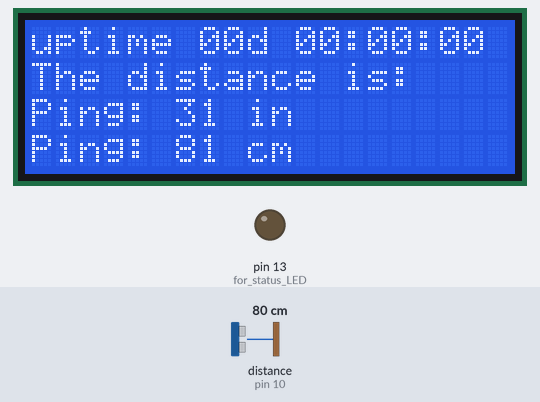
Simulated run of this sketch. Board: Arduino Uno, built with avr-gcc and run on an emulated ATmega328P. On the bench: 20×4 character LCD, output pins drawn as LEDs (lit = HIGH). The inputs (shaded band) are chosen by the test bench; at power-on: distance to the obstacle (sensor on pin 10) 80 cm. The echo pulse lasts 58.3 µs per cm; what the sketch prints to the serial monitor is not drawn.

Above: at 1.2 s.
1.3 s: distance to the obstacle (sensor on pin 10) set to 2 cm
At 2.7 s:
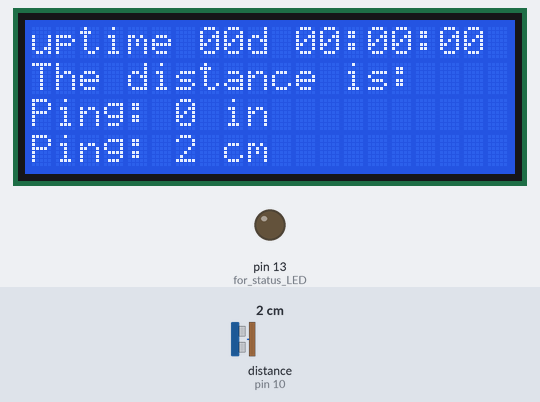
3.0 s: distance to the obstacle (sensor on pin 10) set to 4 cm
At 4.4 s:
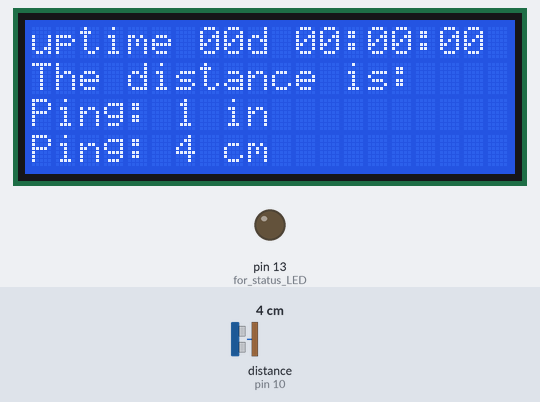
4.7 s: distance to the obstacle (sensor on pin 10) set to 9 cm
At 5.6 s:
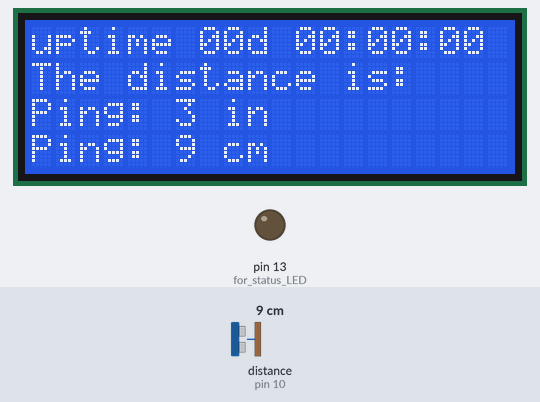
Timing chart, 0 to 7.7 s (numbered marks = the images above; inputs shaded):
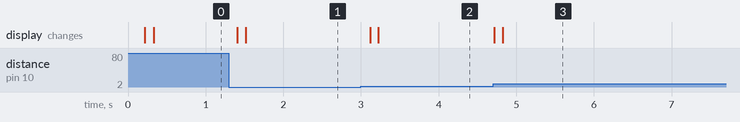

The sketch:

ultrasonic_lcd2004.ino
```cpp
#include <Wire.h>
#include <hd44780.h>
#include <hd44780ioClass/hd44780_I2Cexp.h> // include i/o class header
#include <NewPing.h>

#define  TRIGGER_PIN  11
#define  ECHO_PIN     10
#define MAX_DISTANCE 350 // Maximum distance we want to ping for (in centimeters).
                         // Maximum sensor distance is rated at 400-500cm.

NewPing sonar(TRIGGER_PIN, ECHO_PIN, MAX_DISTANCE);

int DistanceIn;
int DistanceCm;

hd44780_I2Cexp lcd; // declare lcd object: auto locate & config display for hd44780 chip

void setup()
{
  Serial.begin(57600);  // start serial to PC
  Serial.println("Ultrasonic Distance Measurement");
  pinMode(13, OUTPUT); // for status LED
  // initialize LCD with number of columns and rows:
  lcd.begin(20, 4);

  // Print a message to the LCD
  lcd.setCursor(0,0);
  lcd.print("uptime 00d 00:00:00");
  lcd.setCursor(0,1);
  lcd.print("The distance is:");
}

void loop()
{
   delay(100);   // Wartet 100 Milisekunden zwischen den Pings (ca. 10 Pings pro Sekunde). 29 Millisekunden ist der kürzest mögliche Delay zwischen zwei Pings.
   DistanceIn = sonar.ping_in();
   lcd.setCursor(0,2);
   lcd.print("Ping: ");
   lcd.print(DistanceIn);  // Konvertiert die Ping Zeit in die Entfernung und gibt das Resultat über die Serielleschnittstelle zurück
                            // (0 = outside set distance range, no ping echo)
   lcd.print(" in     ");

   delay(100);  // Wartet 100 Milisekunden zwischen den Pings (ca. 10 Pings pro Sekunde). 29 Millisekunden ist der kürzest mögliche Delay zwischen zwei Pings.
   DistanceCm = sonar.ping_cm();
   lcd.setCursor(0,3);
   lcd.print("Ping: ");
   lcd.print(DistanceCm);
   lcd.print(" cm  ");
}
```

Measured:
- after the input at 1.3 s, the display: first changes after 0.11 s (image 1 shows a later state)
- after the input at 3.0 s, the display: first changes after 0.12 s (image 2 shows a later state)
- after the input at 4.7 s, the display: first changes at once (image 3 shows a later state)
